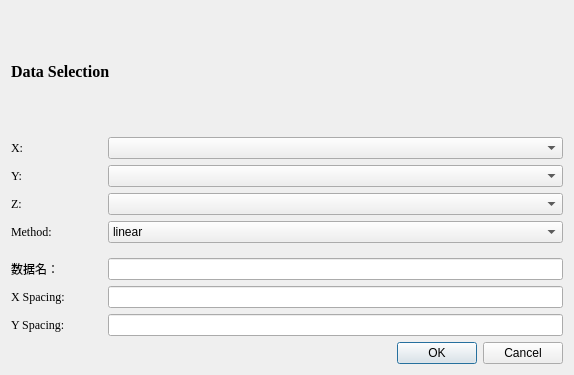
<?xml version="1.0" encoding="UTF-8"?>
<ui version="4.0">
 <class>Form</class>
 <widget class="QWidget" name="Form">
  <property name="geometry">
   <rect>
    <x>0</x>
    <y>0</y>
    <width>574</width>
    <height>375</height>
   </rect>
  </property>
  <property name="windowTitle">
   <string>Form</string>
  </property>
  <layout class="QVBoxLayout" name="verticalLayout">
   <item>
    <layout class="QVBoxLayout" name="verticalLayout_6" stretch="0,0,0,0,0">
     <property name="spacing">
      <number>6</number>
     </property>
     <property name="leftMargin">
      <number>0</number>
     </property>
     <property name="topMargin">
      <number>0</number>
     </property>
     <property name="rightMargin">
      <number>0</number>
     </property>
     <property name="bottomMargin">
      <number>9</number>
     </property>
     <item>
      <widget class="QLabel" name="label_20">
       <property name="font">
        <font>
         <family>Times New Roman</family>
         <pointsize>12</pointsize>
         <weight>75</weight>
         <bold>true</bold>
        </font>
       </property>
       <property name="text">
        <string>Data Selection</string>
       </property>
      </widget>
     </item>
     <item>
      <layout class="QHBoxLayout" name="horizontalLayout_13" stretch="1,5">
       <item>
        <widget class="QLabel" name="label_21">
         <property name="font">
          <font>
           <family>Times New Roman</family>
          </font>
         </property>
         <property name="text">
          <string>X:</string>
         </property>
         <property name="alignment">
          <set>Qt::AlignLeading|Qt::AlignLeft|Qt::AlignVCenter</set>
         </property>
        </widget>
       </item>
       <item>
        <widget class="QComboBox" name="cbx"/>
       </item>
      </layout>
     </item>
     <item>
      <layout class="QHBoxLayout" name="horizontalLayout_14" stretch="1,5">
       <item>
        <widget class="QLabel" name="label_22">
         <property name="font">
          <font>
           <family>Times New Roman</family>
          </font>
         </property>
         <property name="text">
          <string>Y:</string>
         </property>
         <property name="alignment">
          <set>Qt::AlignLeading|Qt::AlignLeft|Qt::AlignVCenter</set>
         </property>
        </widget>
       </item>
       <item>
        <widget class="QComboBox" name="cby"/>
       </item>
      </layout>
     </item>
     <item>
      <layout class="QHBoxLayout" name="horizontalLayout_15" stretch="1,5">
       <item>
        <widget class="QLabel" name="label_23">
         <property name="font">
          <font>
           <family>Times New Roman</family>
          </font>
         </property>
         <property name="text">
          <string>Z:</string>
         </property>
         <property name="alignment">
          <set>Qt::AlignLeading|Qt::AlignLeft|Qt::AlignVCenter</set>
         </property>
        </widget>
       </item>
       <item>
        <widget class="QComboBox" name="cbz"/>
       </item>
      </layout>
     </item>
     <item>
      <layout class="QHBoxLayout" name="horizontalLayout_5" stretch="1,5">
       <item>
        <widget class="QLabel" name="label_7">
         <property name="font">
          <font>
           <family>Times New Roman</family>
          </font>
         </property>
         <property name="text">
          <string>Method:</string>
         </property>
         <property name="alignment">
          <set>Qt::AlignLeading|Qt::AlignLeft|Qt::AlignVCenter</set>
         </property>
        </widget>
       </item>
       <item>
        <widget class="QComboBox" name="cbmethod">
         <item>
          <property name="text">
           <string>linear</string>
          </property>
         </item>
         <item>
          <property name="text">
           <string>nearest</string>
          </property>
         </item>
         <item>
          <property name="text">
           <string>cubic</string>
          </property>
         </item>
        </widget>
       </item>
      </layout>
     </item>
    </layout>
   </item>
   <item>
    <layout class="QVBoxLayout" name="verticalLayout_3">
     <item>
      <layout class="QHBoxLayout" name="horizontalLayout" stretch="1,5">
       <item>
        <widget class="QLabel" name="label">
         <property name="text">
          <string>数据名：</string>
         </property>
        </widget>
       </item>
       <item>
        <widget class="QLineEdit" name="name"/>
       </item>
      </layout>
     </item>
     <item>
      <layout class="QHBoxLayout" name="horizontalLayout_6" stretch="1,5">
       <item>
        <widget class="QLabel" name="label_9">
         <property name="font">
          <font>
           <family>Times New Roman</family>
          </font>
         </property>
         <property name="text">
          <string>X Spacing:</string>
         </property>
        </widget>
       </item>
       <item>
        <widget class="QLineEdit" name="spacingx"/>
       </item>
      </layout>
     </item>
     <item>
      <layout class="QHBoxLayout" name="horizontalLayout_7" stretch="1,5">
       <item>
        <widget class="QLabel" name="label_10">
         <property name="font">
          <font>
           <family>Times New Roman</family>
          </font>
         </property>
         <property name="text">
          <string>Y Spacing:</string>
         </property>
        </widget>
       </item>
       <item>
        <widget class="QLineEdit" name="spacingy"/>
       </item>
      </layout>
     </item>
    </layout>
   </item>
   <item>
    <widget class="QDialogButtonBox" name="buttonBox">
     <property name="orientation">
      <enum>Qt::Horizontal</enum>
     </property>
     <property name="standardButtons">
      <set>QDialogButtonBox::Cancel|QDialogButtonBox::Ok</set>
     </property>
    </widget>
   </item>
  </layout>
 </widget>
 <resources/>
 <connections/>
</ui>
